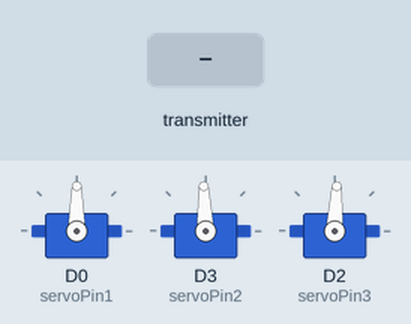
This sketch was run on a simulated Arduino MKR. On the bench: 3 × servo. Inputs (shaded band) come from the test bench. Random numbers use the default seed unless the sketch sets one; what the sketch prints to the serial monitor is not drawn.

Above: at 3.7 s.
3.8 s: the transmitter starts sending readChannel.0 = 1000
At 4.6 s:
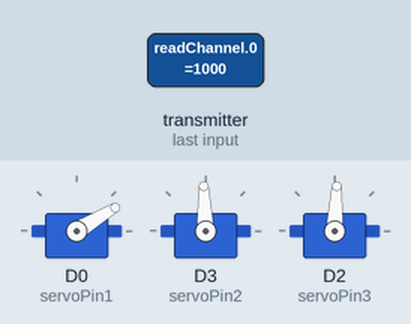
6.8 s: the transmitter starts sending readChannel.0 = 1250
At 7.8 s:
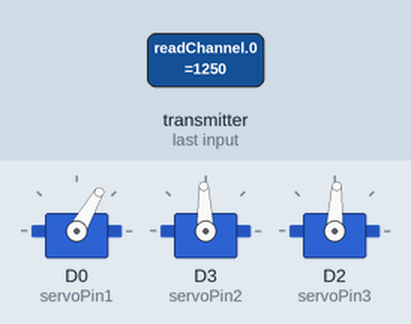
9.8 s: the transmitter starts sending readChannel.0 = 2000
At 11.4 s:
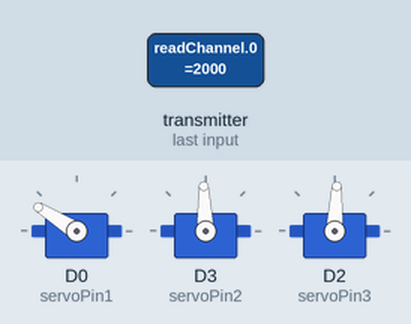
12.8 s: the transmitter starts sending readChannel.0 = 1500
Timing chart, 0 to 40.4 s (numbered marks = the images above; inputs shaded):
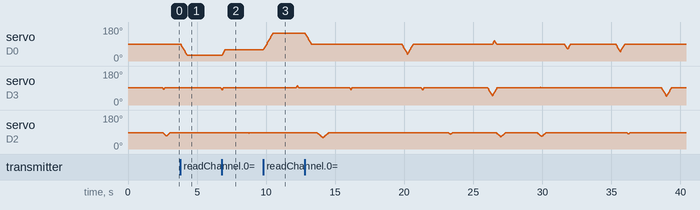

Measured:
- after the input at 3.8 s, servo on D0 (servoPin1): moves from 90° to 31° over 0.46 s, starting at once
- after the input at 6.8 s, servo on D0 (servoPin1): moves from 31° to 60° over 0.22 s, starting at once
- after the input at 9.8 s, servo on D0 (servoPin1): moves from 60° to 148° over 0.69 s, starting at once

The sketch:

Headmover.ino
```cpp
/*********************************************************************
  Steuerung für einen animatronischen Kopf mittels dreier Servos und Kontrollsignal via iBus

  head control for animatronic figurine via 3 servos an iBus
  mit Kalibrierung, Neutralwerten und Debug-Level
  Seeduino Xiao SAMD21

  CC-BY SA 2025 Kai Laborenz (with a little help from Chaptgpt)
*********************************************************************/
#include <IBusBM.h>
#include <Servo.h>
#include <FlashStorage.h>

// ---------- Debug-Level ----------
// 0 = keine Ausgabe
// 1 = nur Normalmodus
// 2 = Normalmodus + Kalibrierung
#define DEBUG_LEVEL 2

// ---------- Servo-Objekte ----------
IBusBM ibus;
Servo servo1, servo2, servo3;

// GPIOs für Servos
const int servoPin1 = D0;
const int servoPin2 = D3;
const int servoPin3 = D2;

// ---------- Flash-Speicher für Neutralwerte ----------
struct NeutralData {
  int n1;
  int n2;
  int n3;
};

FlashStorage(neutralStorage, NeutralData);
NeutralData neutral = {90, 92, 87}; // Defaultwerte

// ---------- Variablen ----------
unsigned long lastChange = 0;
int lastValue = 1500;
int minValue = 988;
int maxValue = 2011;
int waitTime = 7000;

int pos1, pos2, pos3;   // aktuelle Positionen
unsigned long lastMoveTime[3] = {0,0,0};

bool calibMode = false;

// ---------- Hilfsfunktionen ----------
void loadNeutralFromFlash() {
  NeutralData stored = neutralStorage.read();
  if (stored.n1 >= 30 && stored.n1 <= 150) neutral.n1 = stored.n1;
  if (stored.n2 >= 30 && stored.n2 <= 150) neutral.n2 = stored.n2;
  if (stored.n3 >= 30 && stored.n3 <= 150) neutral.n3 = stored.n3;

  if (DEBUG_LEVEL >= 1) {
    Serial.print("Neutralwerte geladen: ");
    Serial.print(neutral.n1); Serial.print(" | ");
    Serial.print(neutral.n2); Serial.print(" | ");
    Serial.println(neutral.n3);
  }
}

void saveNeutralToFlash() {
  neutralStorage.write(neutral);
  if (DEBUG_LEVEL >= 2) {
    Serial.print("Neutralwerte gespeichert: ");
    Serial.print(neutral.n1); Serial.print(" | ");
    Serial.print(neutral.n2); Serial.print(" | ");
    Serial.println(neutral.n3);
  }
}

// Sanfte Servobewegungen
void smoothMove(Servo &servo, int &currentPos, int targetPos, int stepSize, int idx) {
  if (millis() - lastMoveTime[idx] > 15) {
    if (abs(targetPos - currentPos) > stepSize) {
      currentPos += (targetPos > currentPos) ? stepSize : -stepSize;
      servo.write(currentPos);
    } else {
      currentPos = targetPos;
      servo.write(currentPos);
    }
    lastMoveTime[idx] = millis();
  }
}

// Zufallsbewegungen wenn kein Steuersignal kommt
void randomMove(Servo &servo, int &currentPos, int idx,
                int minAngle, int maxAngle,
                int neutralPos, int stepSize, int minPause, int maxPause) {
  static unsigned long nextChange[3] = {0,0,0};
  static int target[3] = {90,90,90};
  static int state[3] = {0,0,0};  // 0=Pause, 1=zufällige Bewegung, 2=zurück zur Neutralposition

  if (state[idx] == 1) {
    smoothMove(servo, currentPos, target[idx], stepSize, idx);
    if (currentPos == target[idx]) state[idx] = 2;
  }
  else if (state[idx] == 2) {
    smoothMove(servo, currentPos, neutralPos, stepSize, idx);
    if (currentPos == neutralPos) {
      state[idx] = 0;
      nextChange[idx] = millis() + random(minPause, maxPause);
    }
  }
  else {
    if (millis() > nextChange[idx]) {
      target[idx] = random(minAngle, maxAngle);
      state[idx] = 1;
    }
  }
}

// ---------- Setup ----------
void setup() {
  Serial.begin(115200);
  Serial1.begin(115200);
  ibus.begin(Serial1);

  loadNeutralFromFlash();

  servo1.attach(servoPin1);
  servo2.attach(servoPin2);
  servo3.attach(servoPin3);

  pos1 = neutral.n1;
  pos2 = neutral.n2;
  pos3 = neutral.n3;

  servo1.write(pos1);
  servo2.write(pos2);
  servo3.write(pos3);

  delay(500); // kurz warten, USB & iBus initialisieren

  // Kalibrierungsmodus prüfen
  unsigned long start = millis();
  int ch10 = 0;
  while (millis() - start < 3000) {
      ibus.loop();
      ch10 = ibus.readChannel(9);
      if (ch10 != 0) break;
      delay(1);
  }

  Serial.print("Kanal 10 Startwert: "); Serial.println(ch10);

  float ch10_percent = (float)(ch10 - minValue) / (maxValue - minValue) * 100.0;
  if (ch10_percent >= 90.0) {
      calibMode = true;
      if (DEBUG_LEVEL >= 2) Serial.println("⚙️ Kalibrierungsmodus aktiviert!");
  } else {
      calibMode = false;
      if (DEBUG_LEVEL >= 1) Serial.println("✅ Normalmodus mit gespeicherten Neutralwerten.");
  }

  delay(2000);
}

// ---------- Loop ----------
void loop() {
  ibus.loop();

  if (calibMode) {
    int ch10 = ibus.readChannel(9);  // Schalter für Kalibriermodus
    int ch11 = ibus.readChannel(10); // Servo 1
    int ch12 = ibus.readChannel(11); // Servo 2
    int ch13 = ibus.readChannel(12); // Servo 3

    // Kanäle in Neutralwerte mappen
    neutral.n1 = map(ch11, minValue, maxValue, 30, 150);
    neutral.n2 = map(ch12, minValue, maxValue, 30, 150);
    neutral.n3 = map(ch13, minValue, maxValue, 30, 150);

    servo1.write(neutral.n1);
    servo2.write(neutral.n2);
    servo3.write(neutral.n3);

    // Ausgabe während Kalibrierung
    if (DEBUG_LEVEL >= 2) {
      Serial.print("Kalibriere: ");
      Serial.print(neutral.n1); Serial.print(" | ");
      Serial.print(neutral.n2); Serial.print(" | ");
      Serial.println(neutral.n3);
    }

    // Beenden der Kalibrierung
    if (ch10 < 1600) {
      saveNeutralToFlash();
      calibMode = false;
      if (DEBUG_LEVEL >= 2) Serial.println("🔒 Kalibrierung abgeschlossen. Werte gespeichert!");
    }
    return; // normale Logik überspringen
  }

  // -------- Normalmodus --------
  int val = ibus.readChannel(0);
  if (val < minValue || val > maxValue) val = 1500;

  if (abs(val - lastValue) > 5) {
    lastChange = millis();
    lastValue = val;
  }

// Servo 1 dreht den Kopf, Servo 2 und 3 machen kleine Zufallsbewegungen
  if (millis() - lastChange < waitTime) {
    int target1 = map(val, minValue, maxValue, 30, 150);
    smoothMove(servo1, pos1, target1, 2, 0);

    randomMove(servo2, pos2, 1, 50, 105, neutral.n2, 2, 2000, 6000);
    randomMove(servo3, pos3, 2, 60, 100, neutral.n3, 1, 2000, 6000);

    // Ausgabe Normalmodus
    if (DEBUG_LEVEL >= 1) {
      Serial.print("Sig: "); Serial.print(val);
      Serial.print(" | "); Serial.print(target1);
      Serial.print(" Servos: ");
      Serial.print(pos1); Serial.print(" | ");
      Serial.print(pos2); Serial.print(" | ");
      Serial.println(pos3);
    }

// Wenn kein Steuersignal anliegt, bewegt sich der Kopf in unregelmäßigen Abständen
  } else {
    randomMove(servo1, pos1, 0, 30, 150, neutral.n1, 2, 2000, 6000);
    randomMove(servo2, pos2, 1, 40, 100, neutral.n2, 2, 2000, 6000);
    randomMove(servo3, pos3, 2, 50, 105, neutral.n3, 1, 2000, 6000);

    if (DEBUG_LEVEL >= 1) {
      Serial.print("R Sig: "); Serial.print(val);
      Serial.print(" Servos: ");
      Serial.print(pos1); Serial.print(" | ");
      Serial.print(pos2); Serial.print(" | ");
      Serial.println(pos3);
    }
  }
}
```
